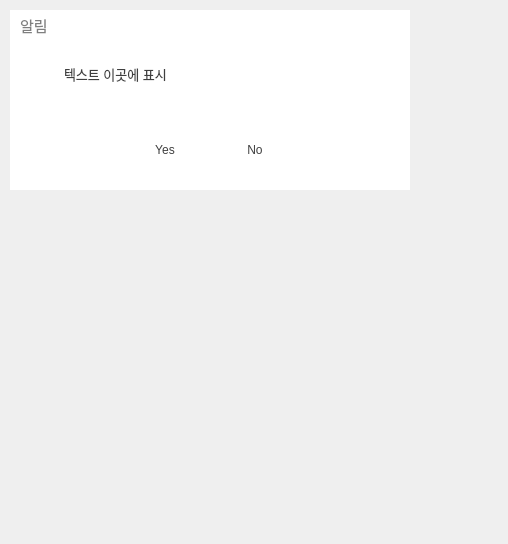
<?xml version="1.0" encoding="UTF-8"?>
<ui version="4.0">
 <class>Dialog</class>
 <widget class="QDialog" name="Dialog">
  <property name="geometry">
   <rect>
    <x>0</x>
    <y>0</y>
    <width>508</width>
    <height>544</height>
   </rect>
  </property>
  <property name="cursor">
   <cursorShape>ArrowCursor</cursorShape>
  </property>
  <property name="windowTitle">
   <string>Dialog</string>
  </property>
  <property name="styleSheet">
   <string notr="true">QWidget {
font: 13px &quot;맑은 고딕&quot;;color: rgb(63, 63, 63);
background-color: None;
}


/*** 버튼 ***/
QPushButton {background-color: transparent;border-radius: 0px;border-style: solid;border-width: 1px;border-color: transparent}

QPushButton:hover {background-color: rgb(230, 230, 230);}

QPushButton:pressed {background-color: rgb(205, 205, 205);}

QPushButton:focus {
border-color: rgb(200,200,200);
}</string>
  </property>
  <widget class="QLabel" name="title">
   <property name="geometry">
    <rect>
     <x>20</x>
     <y>10</y>
     <width>100</width>
     <height>30</height>
    </rect>
   </property>
   <property name="layoutDirection">
    <enum>Qt::LeftToRight</enum>
   </property>
   <property name="styleSheet">
    <string notr="true">QWidget {font: 15px; color: rgb(127, 127, 127);}</string>
   </property>
   <property name="text">
    <string>알림</string>
   </property>
   <property name="alignment">
    <set>Qt::AlignLeading|Qt::AlignLeft|Qt::AlignVCenter</set>
   </property>
  </widget>
  <widget class="QFrame" name="frame">
   <property name="geometry">
    <rect>
     <x>10</x>
     <y>10</y>
     <width>400</width>
     <height>180</height>
    </rect>
   </property>
   <property name="styleSheet">
    <string notr="true">/**프레임**/
QFrame{
background-color: white;
border-radius: 0px;
border-style:solid;
border-width:0px;
/*border-color: rgb(127, 127, 127);*/
}</string>
   </property>
   <property name="frameShape">
    <enum>QFrame::StyledPanel</enum>
   </property>
   <property name="frameShadow">
    <enum>QFrame::Raised</enum>
   </property>
   <widget class="QPushButton" name="yes_btn">
    <property name="geometry">
     <rect>
      <x>110</x>
      <y>120</y>
      <width>90</width>
      <height>40</height>
     </rect>
    </property>
    <property name="focusPolicy">
     <enum>Qt::StrongFocus</enum>
    </property>
    <property name="text">
     <string>Yes</string>
    </property>
    <property name="icon">
     <iconset resource="../../__resource__/resource.qrc">
      <normaloff>:/__resource__/image/unit_yes.png</normaloff>:/__resource__/image/unit_yes.png</iconset>
    </property>
    <property name="iconSize">
     <size>
      <width>25</width>
      <height>25</height>
     </size>
    </property>
   </widget>
   <widget class="QPushButton" name="no_btn">
    <property name="geometry">
     <rect>
      <x>200</x>
      <y>120</y>
      <width>90</width>
      <height>40</height>
     </rect>
    </property>
    <property name="focusPolicy">
     <enum>Qt::StrongFocus</enum>
    </property>
    <property name="text">
     <string>No</string>
    </property>
    <property name="icon">
     <iconset resource="../../__resource__/resource.qrc">
      <normaloff>:/__resource__/image/unit_no.png</normaloff>:/__resource__/image/unit_no.png</iconset>
    </property>
    <property name="iconSize">
     <size>
      <width>29</width>
      <height>30</height>
     </size>
    </property>
   </widget>
   <widget class="QTextEdit" name="text">
    <property name="geometry">
     <rect>
      <x>50</x>
      <y>50</y>
      <width>300</width>
      <height>70</height>
     </rect>
    </property>
    <property name="cursor" stdset="0">
     <cursorShape>ArrowCursor</cursorShape>
    </property>
    <property name="mouseTracking">
     <bool>true</bool>
    </property>
    <property name="focusPolicy">
     <enum>Qt::NoFocus</enum>
    </property>
    <property name="styleSheet">
     <string notr="true">QTextEdit{
}</string>
    </property>
    <property name="html">
     <string>&lt;!DOCTYPE HTML PUBLIC &quot;-//W3C//DTD HTML 4.0//EN&quot; &quot;http://www.w3.org/TR/REC-html40/strict.dtd&quot;&gt;
&lt;html&gt;&lt;head&gt;&lt;meta name=&quot;qrichtext&quot; content=&quot;1&quot; /&gt;&lt;style type=&quot;text/css&quot;&gt;
p, li { white-space: pre-wrap; }
&lt;/style&gt;&lt;/head&gt;&lt;body style=&quot; font-family:'맑은 고딕'; font-size:13px; font-weight:400; font-style:normal;&quot;&gt;
&lt;p style=&quot; margin-top:0px; margin-bottom:0px; margin-left:0px; margin-right:0px; -qt-block-indent:0; text-indent:0px;&quot;&gt;&lt;span style=&quot; font-size:13px;&quot;&gt;텍스트 이곳에 표시&lt;/span&gt;&lt;/p&gt;&lt;/body&gt;&lt;/html&gt;</string>
    </property>
    <property name="textInteractionFlags">
     <set>Qt::NoTextInteraction</set>
    </property>
   </widget>
   <zorder>text</zorder>
   <zorder>yes_btn</zorder>
   <zorder>no_btn</zorder>
  </widget>
  <widget class="QPushButton" name="msg_close_btn">
   <property name="geometry">
    <rect>
     <x>370</x>
     <y>10</y>
     <width>40</width>
     <height>30</height>
    </rect>
   </property>
   <property name="focusPolicy">
    <enum>Qt::NoFocus</enum>
   </property>
   <property name="styleSheet">
    <string notr="true">QPushButton {background-color: transparent;border-radius: 0px;border-style: solid;border-width: 3px;border-color: transparent;height: 24px;width: 80px;
margin-left: 1px;
margin-right: 1px;
margin-top: 1px;
image: url(:/__resource__/image/unit_close.png);}

QPushButton:hover {background-color: rgb(232, 17, 35);
image: url(:/__resource__/image/unit_close_pressed.png);}
QPushButton:pressed {background-color: rgb(241, 112, 122);}</string>
   </property>
   <property name="text">
    <string/>
   </property>
   <property name="iconSize">
    <size>
     <width>15</width>
     <height>15</height>
    </size>
   </property>
  </widget>
  <zorder>frame</zorder>
  <zorder>title</zorder>
  <zorder>msg_close_btn</zorder>
 </widget>
 <resources>
  <include location="../../__resource__/resource.qrc"/>
 </resources>
 <connections/>
</ui>
